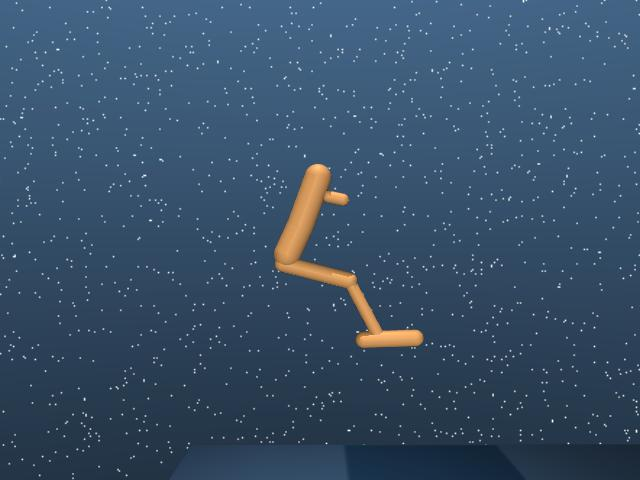
#> input picture hopper_imgs_pred/traj-000.jpg, 640 x 480 px, found by its file name
$ python combine_figs.py
#> lines starting #> are read from the running program, lines starting #| are printed output that depends on the picture
import sys
from PIL import Image

dirname = 'hopper_imgs/'
images = [Image.open(dirname+x) for x in ['traj-000.jpg', 'traj-001.jpg', 'traj-002.jpg', 'traj-003.jpg', 'traj-004.jpg']]
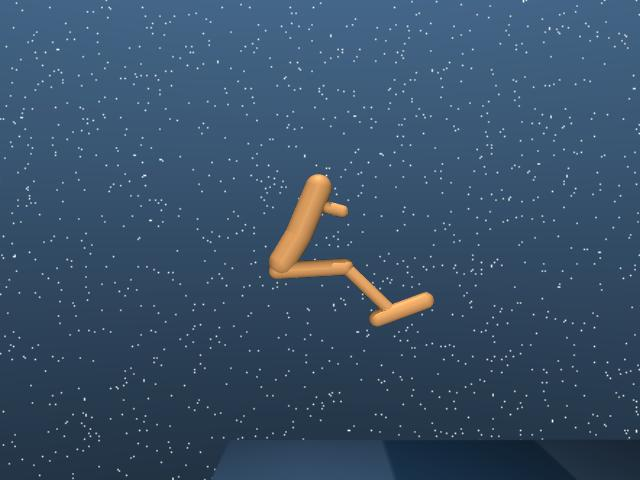
#> input picture hopper_imgs_pred/traj-001.jpg, 640 x 480 px, found by its file name
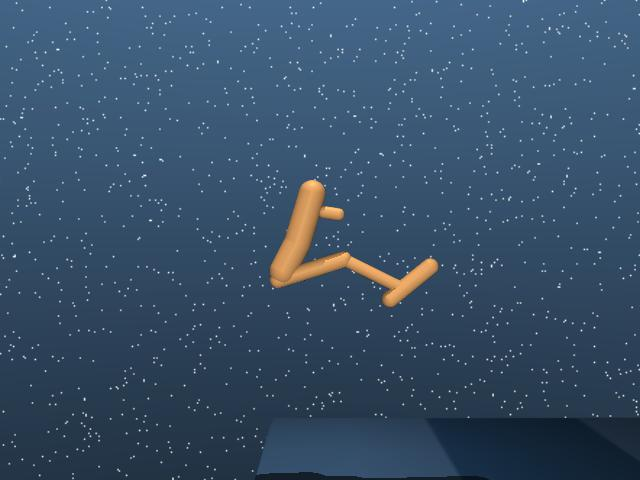
#> input picture hopper_imgs_pred/traj-002.jpg, 640 x 480 px, found by its file name
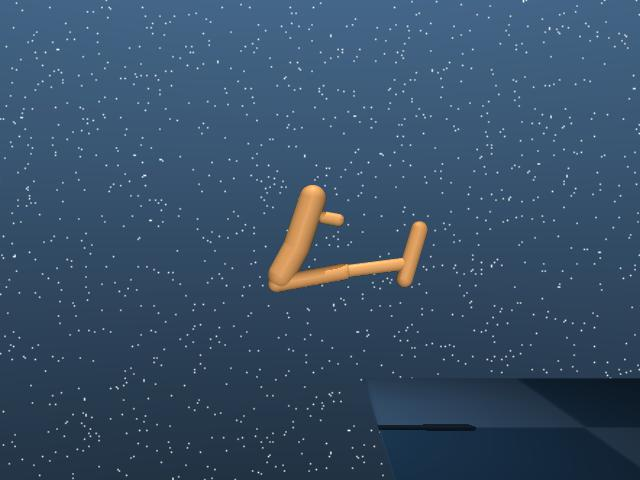
#> input picture hopper_imgs/traj-003.jpg, 640 x 480 px
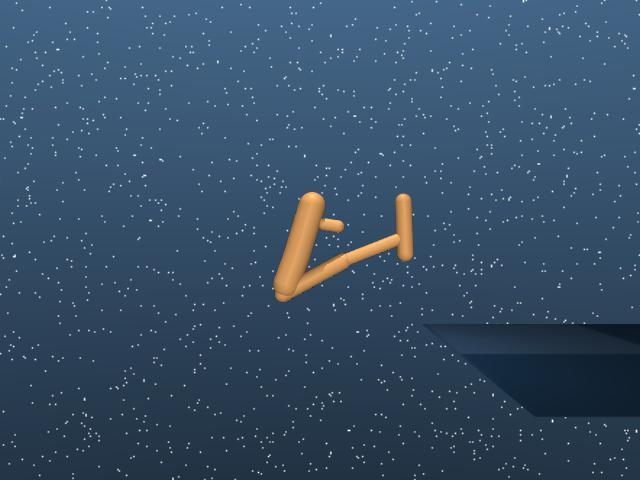
#> input picture hopper_imgs/traj-004.jpg, 640 x 480 px
#> images = 5 items

width = images[0].size[0]
#> width = 640
height = images[0].size[1]
#> height = 480
blank_width = int(width*0.1)
#> blank_width = 64
blank_height = int(height*0.2)
#> blank_height = 96
total_width = width*5 + blank_width*4
#> total_width = 3456
total_height = height*3 + blank_height*2
#> total_height = 1632

new_im = Image.new('RGB', (total_width,  total_height))
#> new_im: PIL image 3456x1632 RGB; every value is 0

x_offset = 0
y_offset = 0
for im in images:
  new_im.paste(im, (x_offset,y_offset))
  x_offset += width + blank_width
#> this loop made 5 passes
#> x_offset on passes 1 to 5: 704, 1408, 2112, 2816, 3520
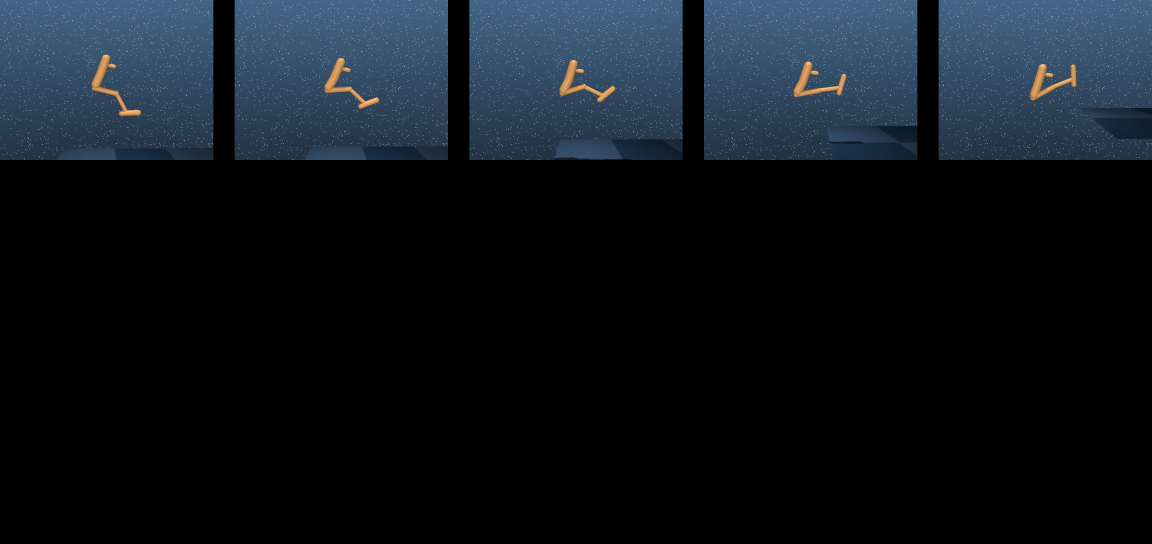
#> new_im: PIL image 3456x1632 RGB (shown at 1/3 size); mean R, G, B 14.9, 21.4, 27.9
#> after the loop, x_offset = 3520

dirname = 'hopper_imgs_pred/'
images = [Image.open(dirname+x) for x in ['traj-000.jpg', 'traj-001.jpg', 'traj-002.jpg', 'traj-003.jpg', 'traj-004.jpg']]

x_offset = 0
y_offset = y_offset + height + blank_height
#> y_offset = 576
for im in images:
  new_im.paste(im, (x_offset,y_offset))
  x_offset += width + blank_width
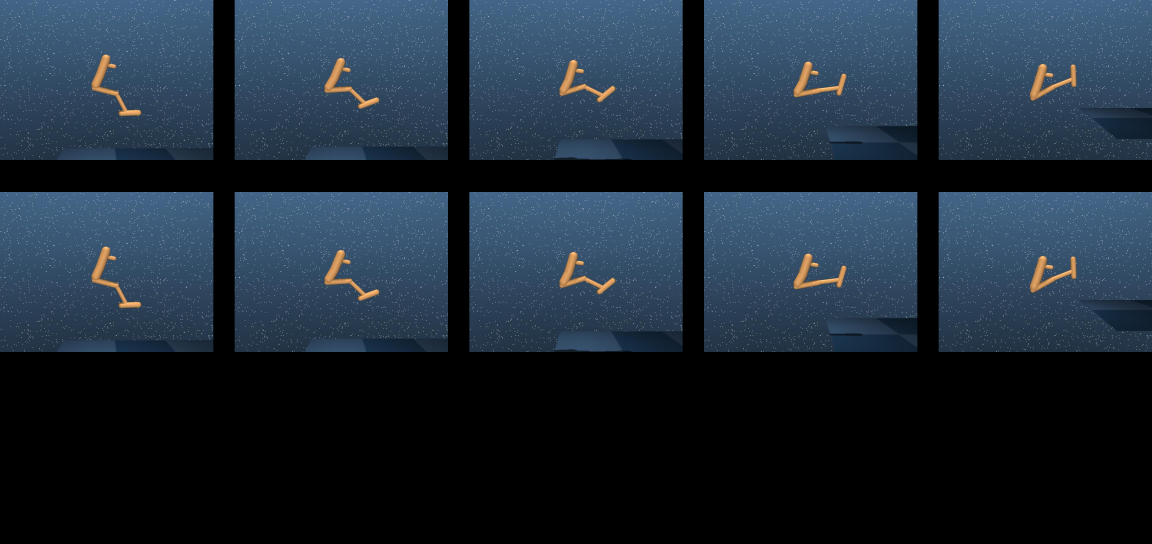
#> new_im: PIL image 3456x1632 RGB (shown at 1/3 size); mean R, G, B 29.8, 42.7, 55.8
#> after the loop, x_offset = 3520

dirname = 'hopper_imgs_pred_trans/'
images = [Image.open(dirname+x) for x in ['traj-000.jpg', 'traj-001.jpg', 'traj-002.jpg', 'traj-003.jpg', 'traj-004.jpg']]

x_offset = 0
y_offset = y_offset + height + blank_height
#> y_offset = 1152
for im in images:
  new_im.paste(im, (x_offset,y_offset))
  x_offset += width + blank_width
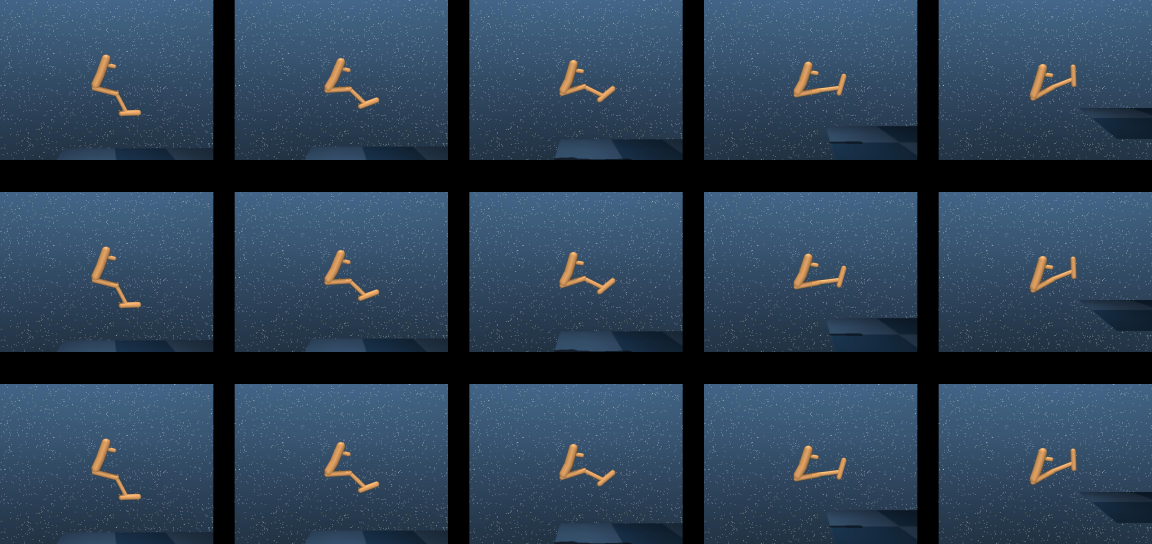
#> new_im: PIL image 3456x1632 RGB (shown at 1/3 size); mean R, G, B 44.8, 64.1, 83.7
#> after the loop, x_offset = 3520

new_im.save('results/combined_figs.jpg')
